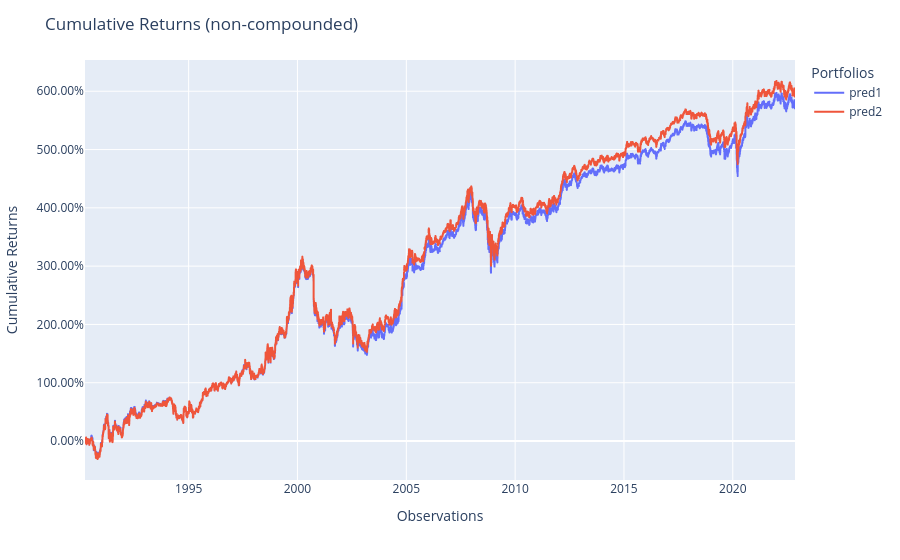

This figure's notebook cell:
### Code cell
population = Population([pred1, pred2])
fig = population.plot_cumulative_returns()
show(fig)

### Figure 1 — Plotly figure (JSON) as saved in the notebook; plotly's stock layout.template omitted (floating-point values rounded to 4 significant figures; data arrays with more than 128 entries replaced by an {"elided": "..."} marker saying what was removed)
{"data": [{"hovertemplate": "variable=pred1<br>index=%{x}<br>value=%{y}<extra></extra>", "legendgroup": "pred1", "line": {"color": "#636efa", "dash": "solid"}, "marker": {"symbol": "circle"}, "mode": "lines", "name": "pred1", "showlegend": true, "type": "scattergl", "x": {"elided": "8220 str values"}, "xaxis": "x", "y": {"elided": "8220 float values"}, "yaxis": "y"}, {"hovertemplate": "variable=pred2<br>index=%{x}<br>value=%{y}<extra></extra>", "legendgroup": "pred2", "line": {"color": "#EF553B", "dash": "solid"}, "marker": {"symbol": "circle"}, "mode": "lines", "name": "pred2", "showlegend": true, "type": "scattergl", "x": {"elided": "8220 str values"}, "xaxis": "x", "y": {"elided": "8220 float values"}, "yaxis": "y"}], "layout": {"legend": {"title": {"text": "Portfolios"}, "tracegroupgap": 0}, "margin": {"t": 60}, "title": {"text": "Cumulative Returns (non-compounded)"}, "xaxis": {"anchor": "y", "domain": [0, 1], "title": {"text": "Observations"}}, "yaxis": {"anchor": "x", "domain": [0, 1], "tickformat": ".2%", "title": {"text": "Cumulative Returns"}}}}
